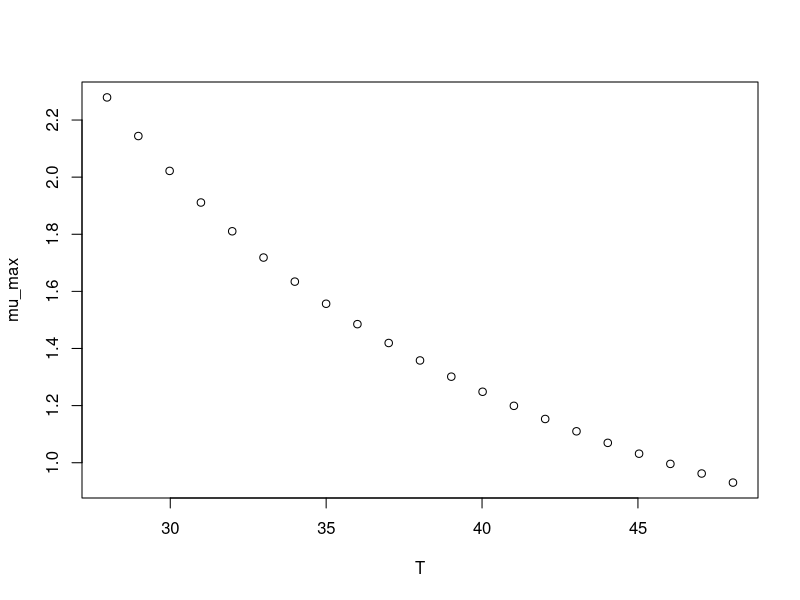

R code for this plot:
#############################
# start of Parameter script
#############################
T <- seq(27.972027972028,48.048,length.out=21)
#############################
# end of Parameter script
#############################
############################# 
# start of Model script Gropin ID 1408 
#############################
 
# constant coefficients for this model
 
variables <- data.frame(T)
argumentsPar <- expand.grid(variables)
 
# heart of the model
response_surface <- function(T) {
   mumax <-(40.67/(T-5.251))^1.415

return(mumax=mumax)
} 

# output parameters
mumax <- cbind(argumentsPar,response_surface(argumentsPar['T']))
colnames(mumax) <- c(colnames(argumentsPar),'mumax')
#############################
# End of Model script
#############################
############################# 
# start of Visualisation script Gropin ID 1408 
#############################
plot(T,mumax$mumax,
                          xlab='T',
                          ylab='mu_max')
#############################
# End of Visualisation script
#############################
